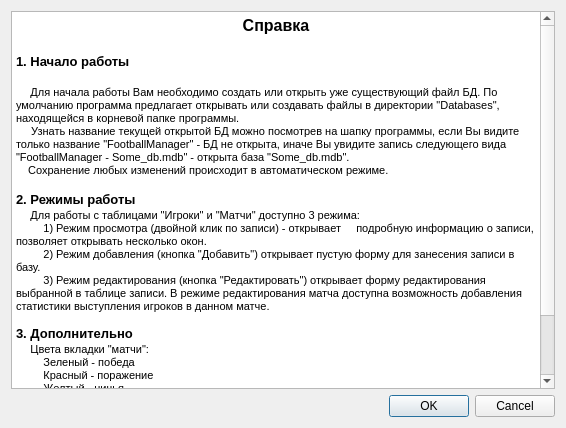
<?xml version="1.0" encoding="UTF-8"?>
<ui version="4.0">
 <class>AboutDialog</class>
 <widget class="QDialog" name="AboutDialog">
  <property name="geometry">
   <rect>
    <x>0</x>
    <y>0</y>
    <width>566</width>
    <height>428</height>
   </rect>
  </property>
  <property name="windowTitle">
   <string>Dialog</string>
  </property>
  <layout class="QGridLayout" name="gridLayout">
   <item row="1" column="0">
    <widget class="QDialogButtonBox" name="buttonBox">
     <property name="orientation">
      <enum>Qt::Horizontal</enum>
     </property>
     <property name="standardButtons">
      <set>QDialogButtonBox::Cancel|QDialogButtonBox::Ok</set>
     </property>
    </widget>
   </item>
   <item row="0" column="0">
    <widget class="QTextBrowser" name="textBrowser">
     <property name="html">
      <string>&lt;!DOCTYPE HTML PUBLIC &quot;-//W3C//DTD HTML 4.0//EN&quot; &quot;http://www.w3.org/TR/REC-html40/strict.dtd&quot;&gt;
&lt;html&gt;&lt;head&gt;&lt;meta name=&quot;qrichtext&quot; content=&quot;1&quot; /&gt;&lt;style type=&quot;text/css&quot;&gt;
p, li { white-space: pre-wrap; }
&lt;/style&gt;&lt;/head&gt;&lt;body style=&quot; font-family:'MS Shell Dlg 2'; font-size:8.25pt; font-weight:400; font-style:normal;&quot;&gt;
&lt;p align=&quot;center&quot; style=&quot; margin-top:0px; margin-bottom:0px; margin-left:0px; margin-right:0px; -qt-block-indent:0; text-indent:0px;&quot;&gt;&lt;span style=&quot; font-size:12pt; font-weight:600;&quot;&gt;Справка&lt;/span&gt;&lt;/p&gt;
&lt;p align=&quot;center&quot; style=&quot;-qt-paragraph-type:empty; margin-top:0px; margin-bottom:0px; margin-left:0px; margin-right:0px; -qt-block-indent:0; text-indent:0px; font-size:12pt; font-weight:600;&quot;&gt;&lt;br /&gt;&lt;/p&gt;
&lt;p style=&quot; margin-top:0px; margin-bottom:0px; margin-left:0px; margin-right:0px; -qt-block-indent:0; text-indent:0px;&quot;&gt;&lt;span style=&quot; font-size:10pt; font-weight:600;&quot;&gt;1. Начало работы&lt;/span&gt;&lt;/p&gt;
&lt;p style=&quot; margin-top:0px; margin-bottom:0px; margin-left:0px; margin-right:0px; -qt-block-indent:0; text-indent:0px;&quot;&gt;&lt;span style=&quot; font-size:10pt; font-weight:600;&quot;&gt;   &lt;/span&gt;&lt;/p&gt;
&lt;p style=&quot; margin-top:0px; margin-bottom:0px; margin-left:0px; margin-right:0px; -qt-block-indent:0; text-indent:0px;&quot;&gt;&lt;span style=&quot; font-size:10pt; font-weight:600;&quot;&gt;    &lt;/span&gt;&lt;span style=&quot; font-size:8pt;&quot;&gt;Для начала работы Вам необходимо создать или открыть уже существующий файл БД. По умолчанию программа предлагает открывать или создавать файлы в директории &amp;quot;Databases&amp;quot;, находящейся в корневой папке программы.&lt;/span&gt;&lt;/p&gt;
&lt;p style=&quot; margin-top:0px; margin-bottom:0px; margin-left:0px; margin-right:0px; -qt-block-indent:0; text-indent:0px;&quot;&gt;&lt;span style=&quot; font-size:8pt;&quot;&gt;     Узнать название текущей открытой БД можно посмотрев на шапку программы, если Вы видите только название &amp;quot;FootballManager&amp;quot; - БД не открыта, иначе Вы увидите запись следующего вида &amp;quot;FootballManager - Some_db.mdb&amp;quot; - открыта база &amp;quot;Some_db.mdb&amp;quot;.&lt;/span&gt;&lt;/p&gt;
&lt;p style=&quot; margin-top:0px; margin-bottom:0px; margin-left:0px; margin-right:0px; -qt-block-indent:0; text-indent:0px;&quot;&gt;&lt;span style=&quot; font-size:8pt;&quot;&gt;    Сохранение любых изменений происходит в автоматическом режиме.&lt;/span&gt;&lt;/p&gt;
&lt;p style=&quot;-qt-paragraph-type:empty; margin-top:0px; margin-bottom:0px; margin-left:0px; margin-right:0px; -qt-block-indent:0; text-indent:0px; font-size:10pt; font-weight:600;&quot;&gt;&lt;br /&gt;&lt;/p&gt;
&lt;p style=&quot; margin-top:0px; margin-bottom:0px; margin-left:0px; margin-right:0px; -qt-block-indent:0; text-indent:0px;&quot;&gt;&lt;span style=&quot; font-size:10pt; font-weight:600;&quot;&gt;2. Режимы работы&lt;/span&gt;&lt;/p&gt;
&lt;p style=&quot; margin-top:0px; margin-bottom:0px; margin-left:0px; margin-right:0px; -qt-block-indent:0; text-indent:0px;&quot;&gt;&lt;span style=&quot; font-size:10pt; font-weight:600;&quot;&gt;    &lt;/span&gt;&lt;span style=&quot; font-size:8pt;&quot;&gt;Для работы с таблицами &amp;quot;Игроки&amp;quot; и &amp;quot;Матчи&amp;quot; доступно 3 режима:&lt;/span&gt;&lt;/p&gt;
&lt;p style=&quot; margin-top:0px; margin-bottom:0px; margin-left:0px; margin-right:0px; -qt-block-indent:0; text-indent:0px;&quot;&gt;&lt;span style=&quot; font-size:8pt;&quot;&gt;         1) Режим просмотра (двойной клик по записи) - открывает     подробную информацию о записи, позволяет открывать несколько окон.&lt;/span&gt;&lt;/p&gt;
&lt;p style=&quot; margin-top:0px; margin-bottom:0px; margin-left:0px; margin-right:0px; -qt-block-indent:0; text-indent:0px;&quot;&gt;&lt;span style=&quot; font-size:8pt;&quot;&gt;         2) Режим добавления (кнопка &amp;quot;Добавить&amp;quot;) открывает пустую форму для занесения записи в базу.&lt;/span&gt;&lt;/p&gt;
&lt;p style=&quot; margin-top:0px; margin-bottom:0px; margin-left:0px; margin-right:0px; -qt-block-indent:0; text-indent:0px;&quot;&gt;&lt;span style=&quot; font-size:8pt;&quot;&gt;         3) Режим редактирования (кнопка &amp;quot;Редактировать&amp;quot;) открывает форму редактирования выбранной в таблице записи. В режиме редактирования матча доступна возможность добавления статистики выступления игроков в данном матче.&lt;/span&gt;&lt;/p&gt;
&lt;p style=&quot;-qt-paragraph-type:empty; margin-top:0px; margin-bottom:0px; margin-left:0px; margin-right:0px; -qt-block-indent:0; text-indent:0px; font-size:8pt;&quot;&gt;&lt;br /&gt;&lt;/p&gt;
&lt;p style=&quot; margin-top:0px; margin-bottom:0px; margin-left:0px; margin-right:0px; -qt-block-indent:0; text-indent:0px;&quot;&gt;&lt;span style=&quot; font-size:10pt; font-weight:600;&quot;&gt;3. Дополнительно&lt;/span&gt;&lt;/p&gt;
&lt;p style=&quot; margin-top:0px; margin-bottom:0px; margin-left:0px; margin-right:0px; -qt-block-indent:0; text-indent:0px;&quot;&gt;&lt;span style=&quot; font-size:10pt; font-weight:600;&quot;&gt;    &lt;/span&gt;&lt;span style=&quot; font-size:8pt;&quot;&gt;Цвета вкладки &amp;quot;матчи&amp;quot;:&lt;/span&gt;&lt;/p&gt;
&lt;p style=&quot; margin-top:0px; margin-bottom:0px; margin-left:0px; margin-right:0px; -qt-block-indent:0; text-indent:0px;&quot;&gt;&lt;span style=&quot; font-size:8pt;&quot;&gt;         Зеленый - победа&lt;/span&gt;&lt;/p&gt;
&lt;p style=&quot; margin-top:0px; margin-bottom:0px; margin-left:0px; margin-right:0px; -qt-block-indent:0; text-indent:0px;&quot;&gt;&lt;span style=&quot; font-size:8pt;&quot;&gt;         Красный - поражение&lt;/span&gt;&lt;/p&gt;
&lt;p style=&quot; margin-top:0px; margin-bottom:0px; margin-left:0px; margin-right:0px; -qt-block-indent:0; text-indent:0px;&quot;&gt;&lt;span style=&quot; font-size:8pt;&quot;&gt;         Желтый - ничья&lt;/span&gt;&lt;/p&gt;
&lt;p style=&quot; margin-top:0px; margin-bottom:0px; margin-left:0px; margin-right:0px; -qt-block-indent:0; text-indent:0px;&quot;&gt;&lt;span style=&quot; font-size:8pt;&quot;&gt;         Белый - матч еще не сыгран&lt;/span&gt;&lt;/p&gt;
&lt;p style=&quot;-qt-paragraph-type:empty; margin-top:0px; margin-bottom:0px; margin-left:0px; margin-right:0px; -qt-block-indent:0; text-indent:0px; font-size:8pt;&quot;&gt;&lt;br /&gt;&lt;/p&gt;
&lt;p style=&quot;-qt-paragraph-type:empty; margin-top:0px; margin-bottom:0px; margin-left:0px; margin-right:0px; -qt-block-indent:0; text-indent:0px; font-size:8pt;&quot;&gt;&lt;br /&gt;&lt;/p&gt;
&lt;p style=&quot; margin-top:0px; margin-bottom:0px; margin-left:0px; margin-right:0px; -qt-block-indent:0; text-indent:0px;&quot;&gt;&lt;span style=&quot; font-size:8pt;&quot;&gt;      Вкладка статистика сожержит сводную таблицу статистики игроков команды с возможностью сортировки игроков по  различным полям.&lt;/span&gt;&lt;/p&gt;&lt;/body&gt;&lt;/html&gt;</string>
     </property>
    </widget>
   </item>
  </layout>
 </widget>
 <resources/>
 <connections>
  <connection>
   <sender>buttonBox</sender>
   <signal>accepted()</signal>
   <receiver>AboutDialog</receiver>
   <slot>accept()</slot>
   <hints>
    <hint type="sourcelabel">
     <x>248</x>
     <y>254</y>
    </hint>
    <hint type="destinationlabel">
     <x>157</x>
     <y>274</y>
    </hint>
   </hints>
  </connection>
  <connection>
   <sender>buttonBox</sender>
   <signal>rejected()</signal>
   <receiver>AboutDialog</receiver>
   <slot>reject()</slot>
   <hints>
    <hint type="sourcelabel">
     <x>316</x>
     <y>260</y>
    </hint>
    <hint type="destinationlabel">
     <x>286</x>
     <y>274</y>
    </hint>
   </hints>
  </connection>
 </connections>
</ui>
